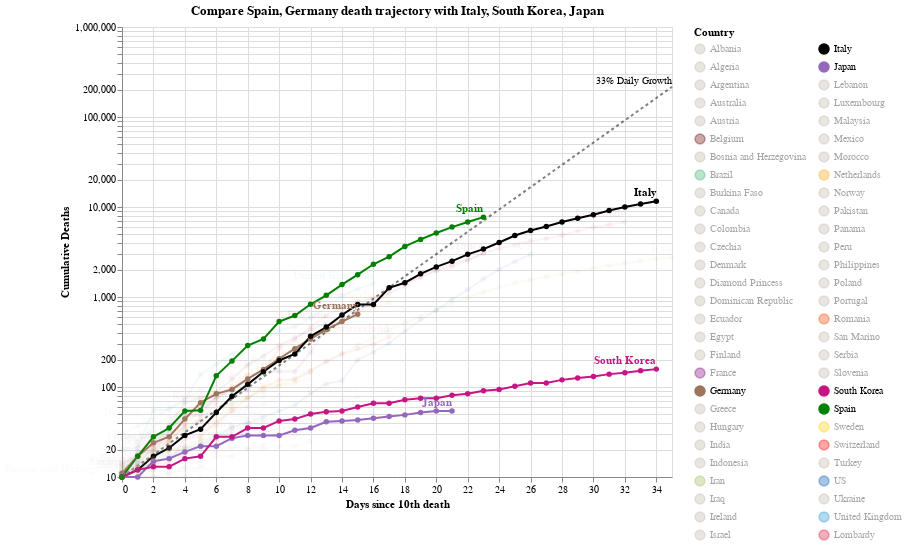

The cell this chart's notebook holds for it:
### Code cell
#hide_input
chart2 = make_since_chart(['Spain', 'Germany'])
chart2

### Figure 1 — Vega-Lite specification as saved in the notebook (floating-point values rounded to 4 significant figures; data arrays with more than 128 entries replaced by an {"elided": "..."} marker saying what was removed)
{"config": {"view": {"continuousWidth": 400, "continuousHeight": 300}}, "layer": [{"mark": {"type": "line", "color": "black", "opacity": 0.5, "strokeDash": [3, 3]}, "encoding": {"x": {"type": "quantitative", "field": "Days since 10th death"}, "y": {"type": "quantitative", "field": "Confirmed Cases"}}}, {"mark": {"type": "text", "align": "right", "dy": -6, "fontSize": 10, "text": "33% Daily Growth"}, "encoding": {"x": {"type": "quantitative", "field": "Days since 10th death"}, "y": {"type": "quantitative", "field": "Confirmed Cases"}}, "transform": [{"filter": "(datum['Days since 10th death'] >= 35)"}]}, {"data": {"name": "data-538788b11e99b7fe5f77b9700becb21f"}, "mark": {"type": "line", "point": true}, "encoding": {"color": {"type": "nominal", "field": "Country", "legend": {"columns": 2, "symbolLimit": 100}, "scale": {"domain": ["Albania", "Algeria", "Argentina", "Australia", "Austria", "Belgium", "Bosnia and Herzegovina", "Brazil", "Burkina Faso", "Canada", "Colombia", "Czechia", "Denmark", "Diamond Princess", "Dominican Republic", "Ecuador", "Egypt", "Finland", "France", "Germany", "Greece", "Hungary", "India", "Indonesia", "Iran", "Iraq", "Ireland", "Israel", "Italy", "Japan", "Lebanon", "Luxembourg", "Malaysia", "Mexico", "Morocco", "Netherlands", "Norway", "Pakistan", "Panama", "Peru", "Philippines", "Poland", "Portugal", "Romania", "San Marino", "Serbia", "Slovenia", "South Korea", "Spain", "Sweden", "Switzerland", "Turkey", "US", "Ukraine", "United Kingdom", "Lombardy"], "range": ["#C1B7AD", "#C1B7AD", "#C1B7AD", "#C1B7AD", "#C1B7AD", "#6f0000", "#C1B7AD", "mediumseagreen", "#C1B7AD", "#C1B7AD", "#C1B7AD", "#C1B7AD", "#C1B7AD", "#C1B7AD", "#C1B7AD", "#C1B7AD", "#C1B7AD", "#C1B7AD", "purple", "#9D755D", "#C1B7AD", "#C1B7AD", "#C1B7AD", "#C1B7AD", "#A1BA59", "#C1B7AD", "#C1B7AD", "#C1B7AD", "black", "#9467bd", "#C1B7AD", "#C1B7AD", "#C1B7AD", "#C1B7AD", "#C1B7AD", "orange", "#C1B7AD", "#C1B7AD", "#C1B7AD", "#C1B7AD", "#C1B7AD", "#C1B7AD", "#C1B7AD", "#FF4500", "#C1B7AD", "#C1B7AD", "#C1B7AD", "#C71585", "green", "#FFCD00", "#ff0000", "#C1B7AD", "#0059B3", "#C1B7AD", "#2495D3", "#DC143C"]}}, "opacity": {"condition": {"value": 1, "selection": "selector002"}, "value": 0.05}, "tooltip": [{"type": "nominal", "field": "Country"}, {"type": "temporal", "field": "Date"}, {"type": "quantitative", "field": "Confirmed Cases"}, {"type": "quantitative", "field": "Days since 10th death"}], "x": {"type": "quantitative", "field": "Days since 10th death"}, "y": {"type": "quantitative", "axis": {"title": "Cumulative Deaths"}, "field": "Confirmed Cases", "scale": {"type": "log"}}}, "height": 450, "selection": {"selector002": {"type": "multi", "fields": ["Country"], "bind": "legend", "init": [{"Country": "Spain"}, {"Country": "Germany"}, {"Country": "Italy"}, {"Country": "South Korea"}, {"Country": "Japan"}]}}, "width": 550}, {"data": {"name": "data-538788b11e99b7fe5f77b9700becb21f"}, "mark": {"type": "text", "align": "right", "dy": -8, "fontWeight": "bold"}, "encoding": {"color": {"type": "nominal", "field": "Country", "legend": {"columns": 2, "symbolLimit": 100}, "scale": {"domain": ["Albania", "Algeria", "Argentina", "Australia", "Austria", "Belgium", "Bosnia and Herzegovina", "Brazil", "Burkina Faso", "Canada", "Colombia", "Czechia", "Denmark", "Diamond Princess", "Dominican Republic", "Ecuador", "Egypt", "Finland", "France", "Germany", "Greece", "Hungary", "India", "Indonesia", "Iran", "Iraq", "Ireland", "Israel", "Italy", "Japan", "Lebanon", "Luxembourg", "Malaysia", "Mexico", "Morocco", "Netherlands", "Norway", "Pakistan", "Panama", "Peru", "Philippines", "Poland", "Portugal", "Romania", "San Marino", "Serbia", "Slovenia", "South Korea", "Spain", "Sweden", "Switzerland", "Turkey", "US", "Ukraine", "United Kingdom", "Lombardy"], "range": ["#C1B7AD", "#C1B7AD", "#C1B7AD", "#C1B7AD", "#C1B7AD", "#6f0000", "#C1B7AD", "mediumseagreen", "#C1B7AD", "#C1B7AD", "#C1B7AD", "#C1B7AD", "#C1B7AD", "#C1B7AD", "#C1B7AD", "#C1B7AD", "#C1B7AD", "#C1B7AD", "purple", "#9D755D", "#C1B7AD", "#C1B7AD", "#C1B7AD", "#C1B7AD", "#A1BA59", "#C1B7AD", "#C1B7AD", "#C1B7AD", "black", "#9467bd", "#C1B7AD", "#C1B7AD", "#C1B7AD", "#C1B7AD", "#C1B7AD", "orange", "#C1B7AD", "#C1B7AD", "#C1B7AD", "#C1B7AD", "#C1B7AD", "#C1B7AD", "#C1B7AD", "#FF4500", "#C1B7AD", "#C1B7AD", "#C1B7AD", "#C71585", "green", "#FFCD00", "#ff0000", "#C1B7AD", "#0059B3", "#C1B7AD", "#2495D3", "#DC143C"]}}, "opacity": {"condition": {"value": 1, "selection": "selector002"}, "value": 0.05}, "text": {"type": "nominal", "field": "Country"}, "tooltip": [{"type": "nominal", "field": "Country"}, {"type": "temporal", "field": "Date"}, {"type": "quantitative", "field": "Confirmed Cases"}, {"type": "quantitative", "field": "Days since 10th death"}], "x": {"type": "quantitative", "field": "Days since 10th death"}, "y": {"type": "quantitative", "axis": {"title": "Cumulative Deaths"}, "field": "Confirmed Cases", "scale": {"type": "log"}}}, "height": 450, "transform": [{"filter": "(datum['Date'] >= 1585526400000)"}], "width": 550}], "data": {"name": "data-81222402b509d6790d554fae0a2b79b7"}, "title": "Compare Spain, Germany death trajectory with Italy, South Korea, Japan", "$schema": "https://vega.github.io/schema/vega-lite/v4.0.2.json", "datasets": {"data-81222402b509d6790d554fae0a2b79b7": [{"Days since 10th death": 0, "Confirmed Cases": 10.0}, {"Days since 10th death": 1, "Confirmed Cases": 13.3}, {"Days since 10th death": 2, "Confirmed Cases": 17.69}, {"Days since 10th death": 3, "Confirmed Cases": 23.53}, {"Days since 10th death": 4, "Confirmed Cases": 31.29}, {"Days since 10th death": 5, "Confirmed Cases": 41.62}, {"Days since 10th death": 6, "Confirmed Cases": 55.35}, {"Days since 10th death": 7, "Confirmed Cases": 73.61}, {"Days since 10th death": 8, "Confirmed Cases": 97.91}, {"Days since 10th death": 9, "Confirmed Cases": 130.2}, {"Days since 10th death": 10, "Confirmed Cases": 173.2}, {"Days since 10th death": 11, "Confirmed Cases": 230.3}, {"Days since 10th death": 12, "Confirmed Cases": 306.4}, {"Days since 10th death": 13, "Confirmed Cases": 407.4}, {"Days since 10th death": 14, "Confirmed Cases": 541.9}, {"Days since 10th death": 15, "Confirmed Cases": 720.7}, {"Days since 10th death": 16, "Confirmed Cases": 958.6}, {"Days since 10th death": 17, "Confirmed Cases": 1275.0}, {"Days since 10th death": 18, "Confirmed Cases": 1696.0}, {"Days since 10th death": 19, "Confirmed Cases": 2255.0}, {"Days since 10th death": 20, "Confirmed Cases": 2999.0}, {"Days since 10th death": 21, "Confirmed Cases": 3989.0}, {"Days since 10th death": 22, "Confirmed Cases": 5306.0}, {"Days since 10th death": 23, "Confirmed Cases": 7056.0}, {"Days since 10th death": 24, "Confirmed Cases": 9385.0}, {"Days since 10th death": 25, "Confirmed Cases": 12480.0}, {"Days since 10th death": 26, "Confirmed Cases": 16600.0}, {"Days since 10th death": 27, "Confirmed Cases": 22080.0}, {"Days since 10th death": 28, "Confirmed Cases": 29370.0}, {"Days since 10th death": 29, "Confirmed Cases": 39060.0}, {"Days since 10th death": 30, "Confirmed Cases": 51950.0}, {"Days since 10th death": 31, "Confirmed Cases": 69090.0}, {"Days since 10th death": 32, "Confirmed Cases": 91890.0}, {"Days since 10th death": 33, "Confirmed Cases": 122200.0}, {"Days since 10th death": 34, "Confirmed Cases": 162500.0}, {"Days since 10th death": 35, "Confirmed Cases": 216200.0}], "data-538788b11e99b7fe5f77b9700becb21f": {"elided": "613 records"}}}
